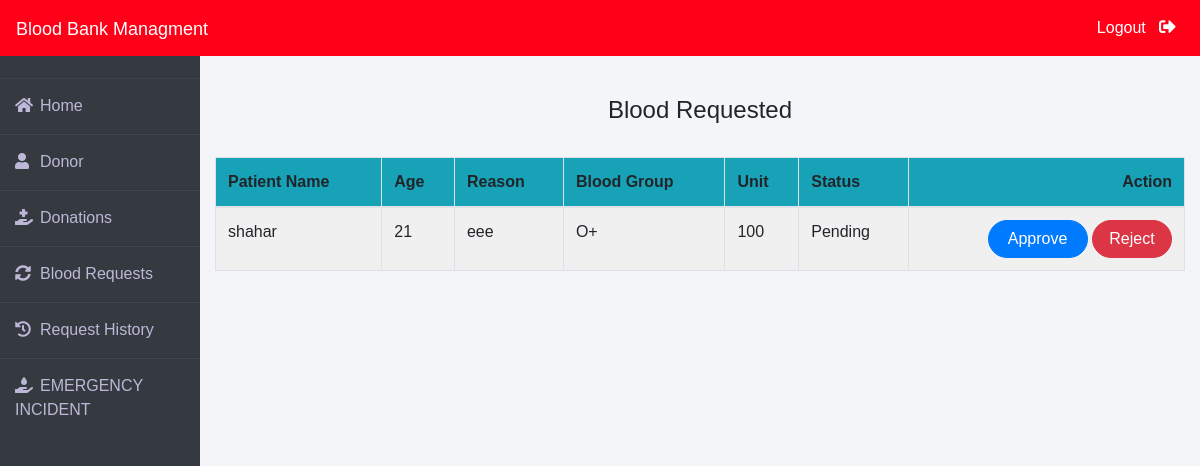
Page /admin-request (signed in) on the earlier database version.
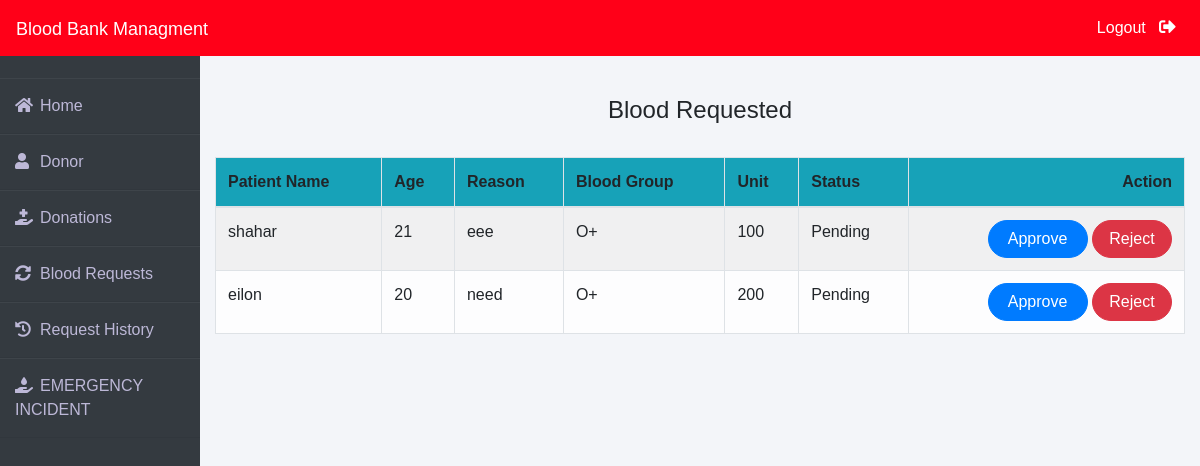
Same page on the later database version.
### blood/models.py (models this page shows, shortened)
class BloodRequest(models.Model):
    request_by_patient=models.ForeignKey(pmodels.Patient,null=True,on_delete=models.CASCADE)
    request_by_donor=models.ForeignKey(dmodels.Donor,null=True,on_delete=models.CASCADE)
    patient_name=models.CharField(max_length=30)
    patient_age=models.PositiveIntegerField()
    reason=models.CharField(max_length=500)
    bloodgroup=models.CharField(max_length=10)
    unit=models.PositiveIntegerField(default=0)
    status=models.CharField(max_length=20,default="Pending")
    date=models.DateField(default=datetime.datetime.now()+datetime.timedelta(days=42))

### blood/views.py (the view)
# urls.py: path('admin-request', views.admin_request_view,name='admin-request'),
@login_required(login_url='adminlogin')
def admin_request_view(request):
    requests=models.BloodRequest.objects.all().filter(status='Pending')
    return render(request,'blood/admin_request.html',{'requests':requests})

### templates/blood/admin_request.html (shortened to what this page needs)
{% extends 'blood/adminbase.html' %}
{% block content %}
{% load widget_tweaks %}
{%load static%}
<br><br>
<div class="container">
    {% if requests %}
    <H4 class="text-center">Blood Requested</H4><br>
    <table class="table table-light table-hover table-bordered table-striped">
        <thead class="bg-info">
            <tr>
                <th scope="col">Patient Name</th>
                <th scope="col">Age</th>
                <th scope="col">Reason</th>
                <th scope="col">Blood Group</th>
                <th scope="col">Unit</th>
                <th scope="col">Status</th>
                <th class="text-right">Action</th>
            </tr>
        </thead>
        <tbody>
            {% for t in requests %}
            <tr>
                <td> {{t.patient_name}}</td>
                <td>{{t.patient_age}}</td>
                <td>{{t.reason}}</td>
                <td>{{t.bloodgroup}}</td>
                <td>{{t.unit}}</td>
                <td>{{t.status}}</td>
                <td class="text-right">
                    <button class="btn btn-primary badge-pill" style="width: 100px;"><a  style="text-decoration: none;color: white;" href="{% url 'update-approve-status' t.id  %}">Approve</a> </button>
                    <button class="btn btn-danger badge-pill" style="width: 80px;"><a  style="text-decoration: none;color: white;" href="{% url 'update-reject-status' t.id  %}">Reject</a> </button>
                </td>
            </tr>
            {% endfor %}
        </tbody>
    </table>
{% else %}
<h5>No Blood Request By Patient / Donor !</h5>
{% endif %}
</div>
{% endblock content %}

Differences in the rows shown:
added BloodRequest: patient_name "eilon", patient_age "20", reason "need", bloodgroup "O+", unit "200", status "Pending"
